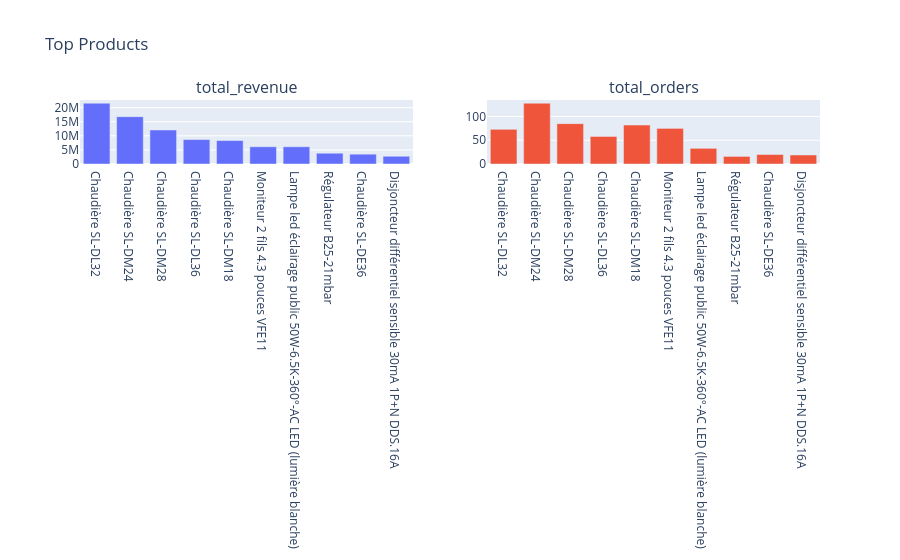

The notebook cell saved with this chart:
### Markdown cell above
## Graphs

### Code cell
topproducts= Top_products(clean_transactions, top_n=10)
fig = make_subplots(
    rows=1, cols=2,
    subplot_titles=("total_revenue", "total_orders")
)

fig.add_trace(
    go.Bar(x=topproducts["product_name"], y=topproducts["total_revenue"], name="total_revenue"),
    row=1, col=1
)
fig.add_trace(
    go.Bar(x=topproducts["product_name"], y=topproducts["total_orders"], name="total_orders"),
    row=1, col=2
)
fig.update_layout(title_text="Top Products", showlegend=False)
fig.show()

### Figure 1 — Plotly figure (JSON) as saved in the notebook; plotly's stock layout.template omitted (floating-point values rounded to 4 significant figures)
{"data": [{"name": "total_revenue", "type": "bar", "x": ["Chaudière SL-DL32", "Chaudière SL-DM24", "Chaudière SL-DM28", "Chaudière SL-DL36", "Chaudière SL-DM18", "Moniteur 2 fils 4.3 pouces VFE11", "Lampe led éclairage public 50W-6.5K-360°-AC LED (lumière blanche)", "Régulateur B25-21mbar", "Chaudière SL-DE36", "Disjoncteur différentiel sensible 30mA 1P+N DDS.16A"], "xaxis": "x", "y": [21580000.0, 16800000.0, 12080000.0, 8664000.0, 8315000.0, 6117000.0, 6114000.0, 3827000.0, 3483000.0, 2753000.0], "yaxis": "y"}, {"name": "total_orders", "type": "bar", "x": ["Chaudière SL-DL32", "Chaudière SL-DM24", "Chaudière SL-DM28", "Chaudière SL-DL36", "Chaudière SL-DM18", "Moniteur 2 fils 4.3 pouces VFE11", "Lampe led éclairage public 50W-6.5K-360°-AC LED (lumière blanche)", "Régulateur B25-21mbar", "Chaudière SL-DE36", "Disjoncteur différentiel sensible 30mA 1P+N DDS.16A"], "xaxis": "x2", "y": [73, 128, 85, 58, 82, 75, 33, 16, 20, 19], "yaxis": "y2"}], "layout": {"annotations": [{"font": {"size": 16}, "showarrow": false, "text": "total_revenue", "x": 0.225, "xanchor": "center", "xref": "paper", "y": 1, "yanchor": "bottom", "yref": "paper"}, {"font": {"size": 16}, "showarrow": false, "text": "total_orders", "x": 0.775, "xanchor": "center", "xref": "paper", "y": 1, "yanchor": "bottom", "yref": "paper"}], "showlegend": false, "title": {"text": "Top Products"}, "xaxis": {"anchor": "y", "domain": [0, 0.45]}, "xaxis2": {"anchor": "y2", "domain": [0.55, 1]}, "yaxis": {"anchor": "x", "domain": [0, 1]}, "yaxis2": {"anchor": "x2", "domain": [0, 1]}}}
